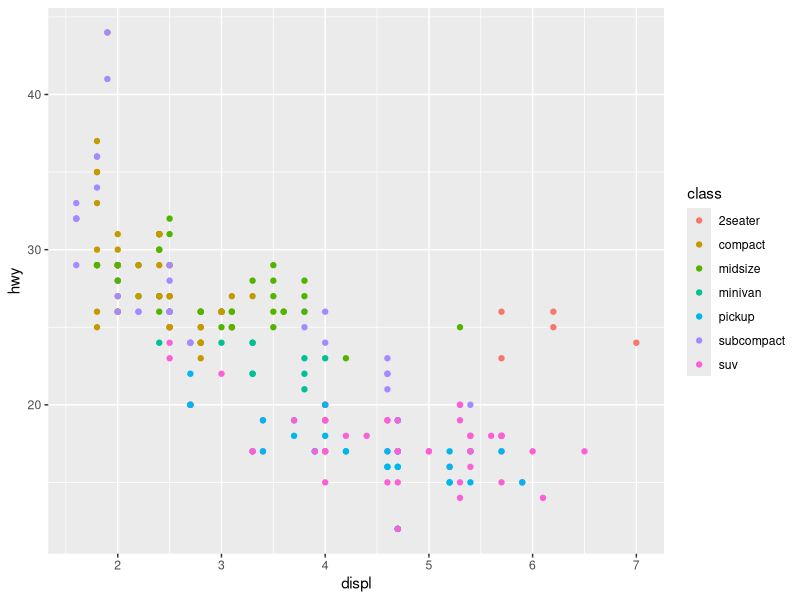
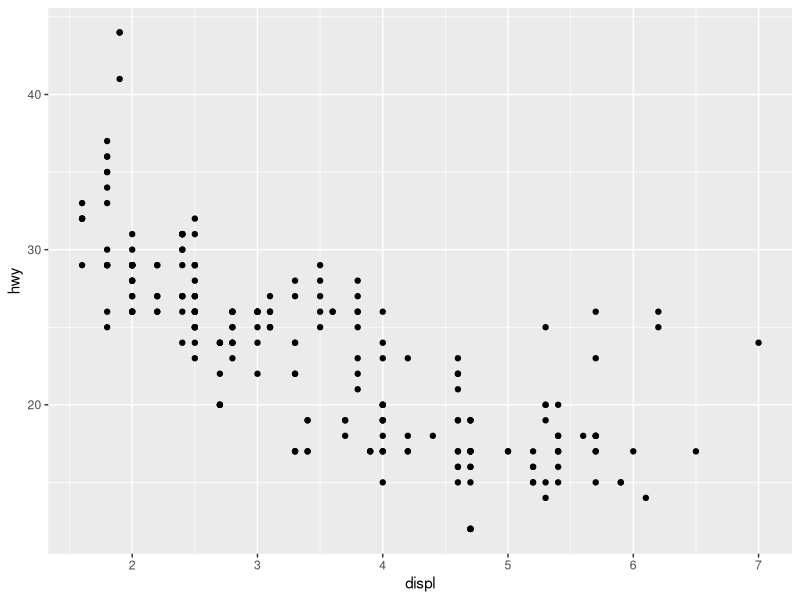
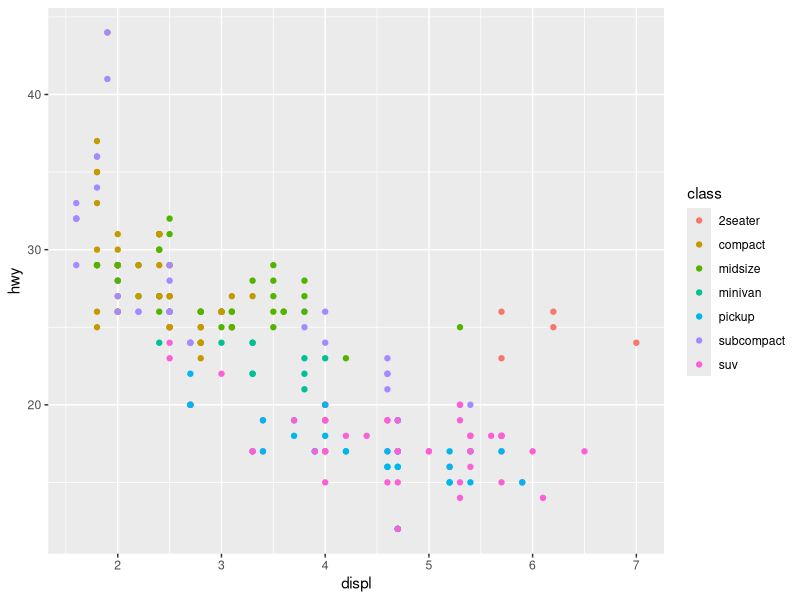
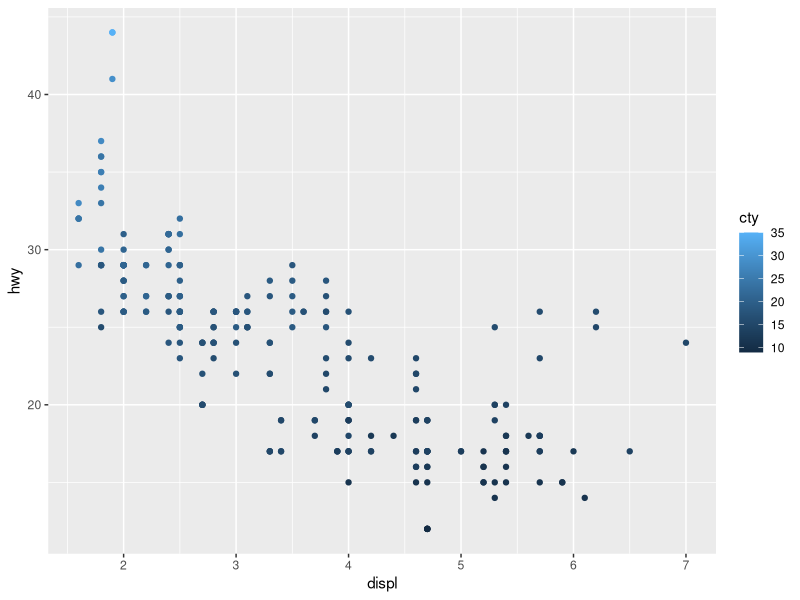
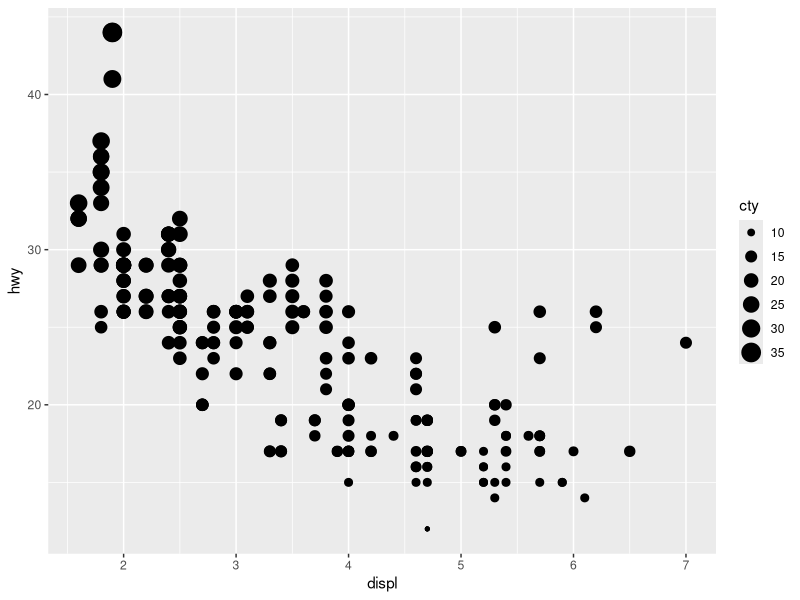
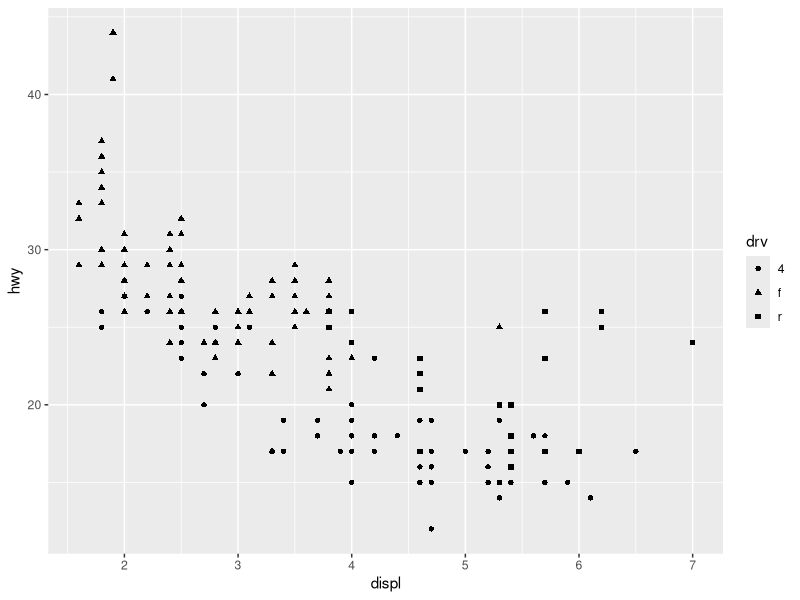
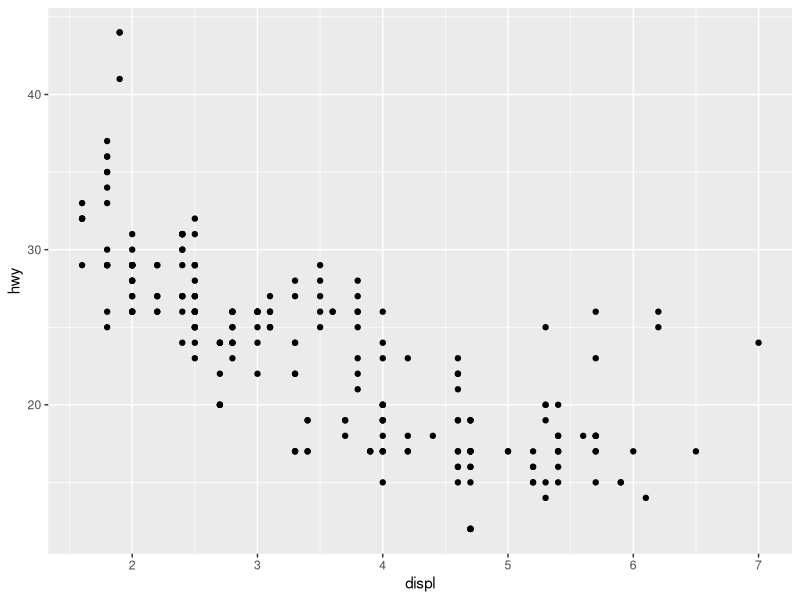
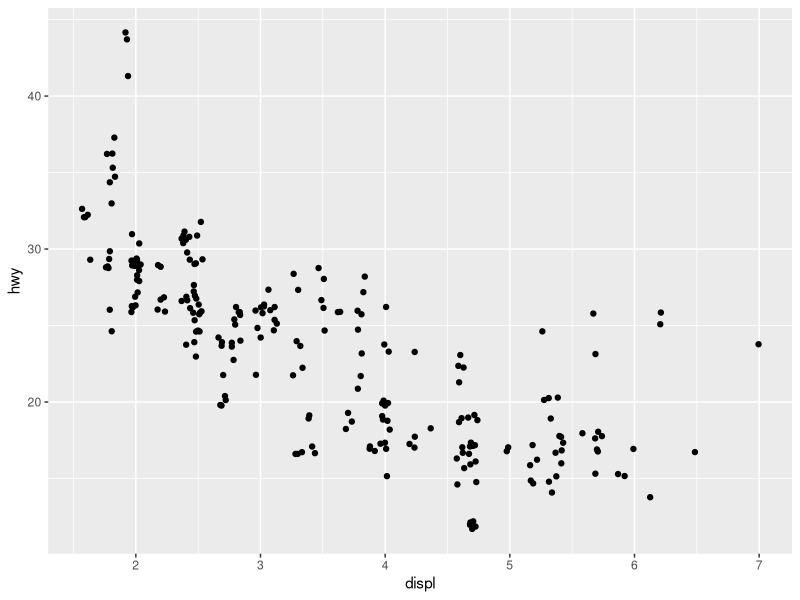

R code for these plots, in order: (Note: this script raises an error after producing the figures.)
## ---- chunk 1
#This makes figures smaller when the file is knit, which can help with readability when you have a long document with many figures
knitr::opts_chunk$set(fig.width=4, fig.height=3)
## ---- chunk 2
library(ggplot2) #Or: library(tidyverse) - ggplot2 is part of tidyverse!
## ---- chunk 3
ggplot(data = mpg) +
  geom_point(mapping = aes(x = displ, y = hwy, color = class))
## ---- chunk 4
ggplot(data = mpg) +
  geom_point(mapping = aes(x = displ, y = hwy))
## ---- chunk 5
mpg
## ---- chunk 6
unique(mpg$manufacturer)
## ---- chunk 7
ggplot(data = mpg) +
  geom_point(mapping = aes(x = displ, y = hwy, color = class))
## ---- chunk 8
ggplot(data = mpg) +
  geom_point(mapping = aes(x = displ, y = hwy, color = cty))
## ---- chunk 9
ggplot(data = mpg) +
  geom_point(mapping = aes(x = displ, y = hwy, size = cty))
## ---- chunk 10
ggplot(data = mpg) +
  geom_point(mapping = aes(x = displ, y = hwy, shape = drv))
## ---- chunk 11
ggplot(data = mpg) +
  geom_point(mapping = aes(x = displ, y = hwy))
## ---- chunk 12
mpg
## ---- chunk 13
nrow(mpg)
## ---- chunk 14
ggplot(data = mpg) + geom_point(mapping = aes(x = displ, y = hwy), position = "jitter")
## ---- chunk 15
ggplot(data = mpg) + geom_point(mapping = aes(x = displ, y = hwy))
## ---- chunk 16
ggplot(data = mpg) + geom_point(mapping = aes(x = displ, y = hwy))
## ---- chunk 17

## ---- chunk 18
ggplot(data = mpg) + 
  geom_bar(mapping = aes(x = manufacturer))
## ---- chunk 19
ggplot(data = mpg) + 
  geom_bar(mapping = aes(x = manufacturer))
## ---- chunk 20

## ---- chunk 21
ggplot(data = diamonds) 

## ---- chunk 22
ggplot(data = diamonds) + 
  geom_bar(mapping = aes(x = "", fill = cut), width = 0.3)
## ---- chunk 23
ggplot(data = diamonds) + geom_bar(mapping = aes(x = cut))

## ---- chunk 24
ggplot(data = diamonds) + geom_bar(mapping = aes())
## ---- chunk 25

## ---- chunk 26

## ---- chunk 27
ggplot(data = diamonds) + 
  geom_bar(mapping = aes(x = clarity, fill = cut))
## ---- chunk 28

## ---- chunk 29
ggplot(data = diamonds) + 
  geom_bar(mapping = aes(x = cut, fill = clarity), position = "dodge") 
## ---- chunk 30
ggplot(data = mpg) +
  geom_point(mapping = aes(x = displ, y = hwy, color = class), position = "jitter") 
## ---- chunk 31
ggplot(data = diamonds) + 
  geom_bar(mapping = aes(fill = clarity, x = cut), position = "fill") 
## ---- chunk 32

## ---- chunk 33
ggplot(data = mpg) +
  geom_point(mapping = aes(x = displ, y = hwy, color = class), position = "jitter") + 
  labs(x = "Displacement", y = "Highway Miles per Gallon") 
